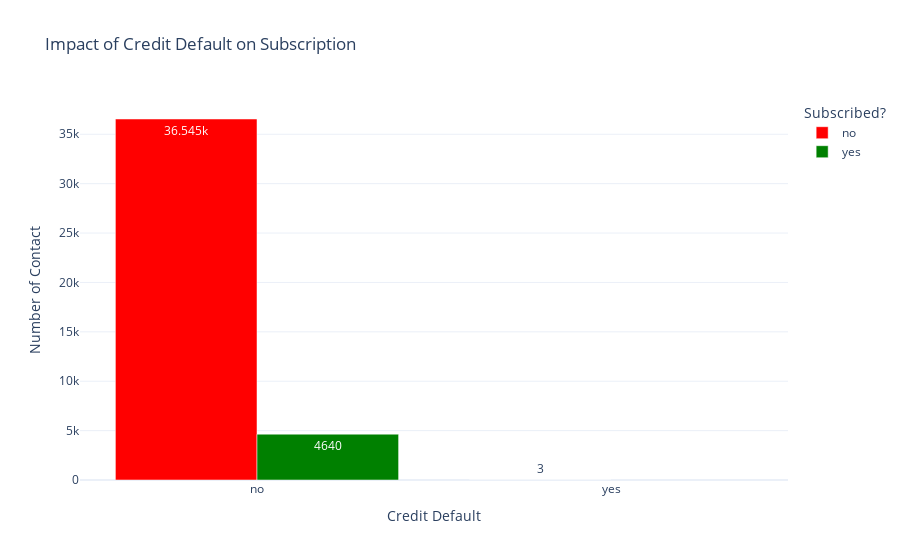
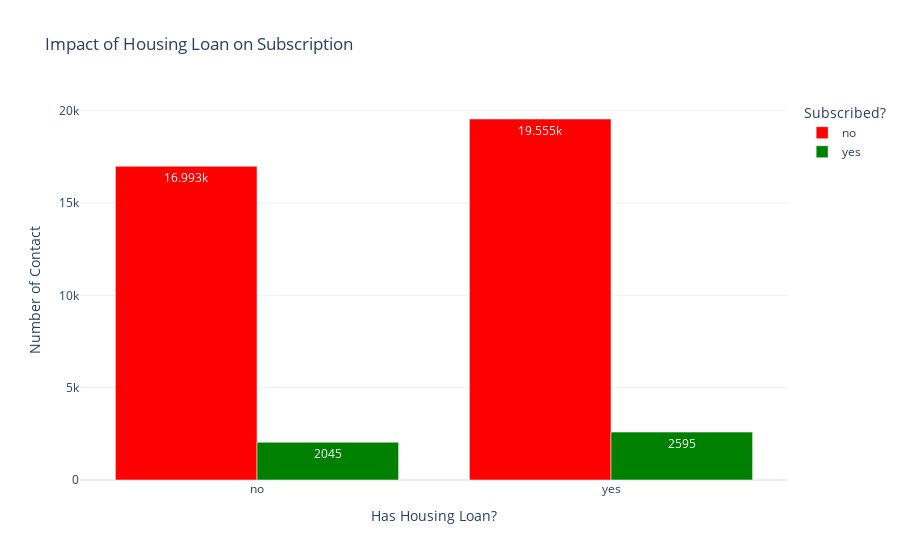
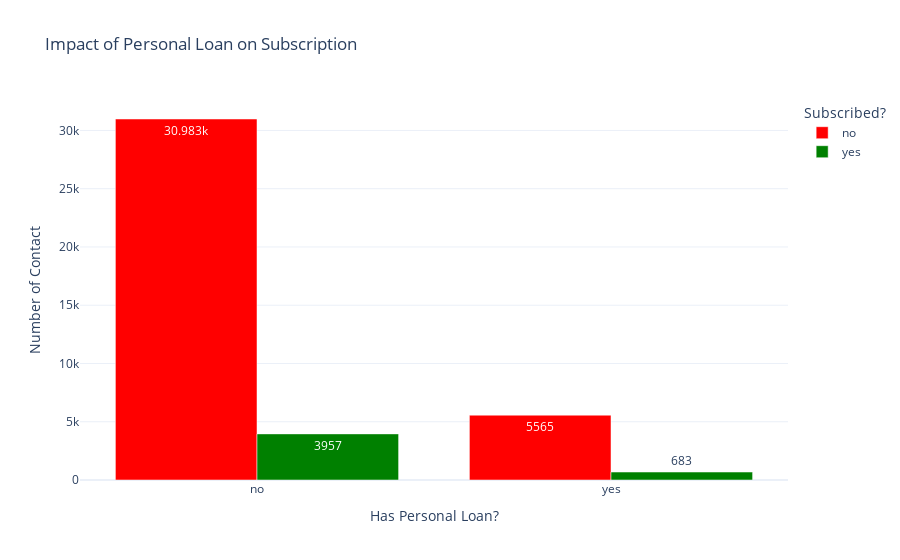

Notebook code cell kept with these figures, in order:
### Markdown cell above
### Q3. How does a client’s financial status impact their likelihood of subscribing to a term deposit?
**Analysis Process:**  
- **Variables Considered:** “default”, “housing”, and “loan” status.
- **Aggregation:** Compare counts and conversion rates for each category.
- **Visualization:** Interactive bar charts illustrate interactions between financial statuses and subscription outcomes.

### Code cell
# Convert financial status columns to string for visualization
marketing_df['default'] = marketing_df['default'].astype(str)
marketing_df['housing'] = marketing_df['housing'].astype(str)
marketing_df['loan'] = marketing_df['loan'].astype(str)
marketing_df['y'] = marketing_df['y'].astype(str)  # Target variable (Subscribed or Not)

# Create color mapping dictionary
color_map = {'no': 'red', 'yes': 'green'}

# 1. Impact of Credit Default on Subscription
fig1 = px.bar(marketing_df.groupby(["default", "y"]).size().reset_index(name="count"),
              x="default", y="count", color="y", barmode="group",
              color_discrete_map=color_map,  # Add color mapping
              title="Impact of Credit Default on Subscription",
              labels={'default': 'Credit Default', 'count': 'Number of Contact', 'y': 'Subscribed?'},
              template="plotly_white",
              text_auto=True) 

fig1.show()
#fig1.write_html("./interactive_graphs/credit_default.html")

# 2. Impact of Housing Loans on Subscription
fig2 = px.bar(marketing_df.groupby(["housing", "y"]).size().reset_index(name="count"),
              x="housing", y="count", color="y", barmode="group",
              color_discrete_map=color_map,  # Add color mapping
              title="Impact of Housing Loan on Subscription",
              labels={'housing': 'Has Housing Loan?', 'count': 'Number of Contact', 'y': 'Subscribed?'},
              template="plotly_white",
              text_auto=True) 
fig2.show()
#fig2.write_html("./interactive_graphs/housing_loan.html")

# 3. Impact of Personal Loans on Subscription
fig3 = px.bar(marketing_df.groupby(["loan", "y"]).size().reset_index(name="count"),
              x="loan", y="count", color="y", barmode="group",
              color_discrete_map=color_map,  # Add color mapping
              title="Impact of Personal Loan on Subscription",
              labels={'loan': 'Has Personal Loan?', 'count': 'Number of Contact', 'y': 'Subscribed?'},
              template="plotly_white",
              text_auto=True) 
fig3.show()
#fig3.write_html("./interactive_graphs/personal_loan.html")

### Figure 1 — Plotly figure (JSON) as saved in the notebook; plotly's stock layout.template omitted (floating-point values rounded to 4 significant figures)
{"data": [{"alignmentgroup": "True", "hovertemplate": "Subscribed?=no<br>Credit Default=%{x}<br>Number of Contact=%{y}<extra></extra>", "legendgroup": "no", "marker": {"color": "red", "pattern": {"shape": ""}}, "name": "no", "offsetgroup": "no", "orientation": "v", "showlegend": true, "textposition": "auto", "texttemplate": "%{y}", "type": "bar", "x": ["no", "yes"], "xaxis": "x", "y": [36545, 3], "yaxis": "y"}, {"alignmentgroup": "True", "hovertemplate": "Subscribed?=yes<br>Credit Default=%{x}<br>Number of Contact=%{y}<extra></extra>", "legendgroup": "yes", "marker": {"color": "green", "pattern": {"shape": ""}}, "name": "yes", "offsetgroup": "yes", "orientation": "v", "showlegend": true, "textposition": "auto", "texttemplate": "%{y}", "type": "bar", "x": ["no"], "xaxis": "x", "y": [4640], "yaxis": "y"}], "layout": {"barmode": "group", "legend": {"title": {"text": "Subscribed?"}, "tracegroupgap": 0}, "title": {"text": "Impact of Credit Default on Subscription"}, "xaxis": {"anchor": "y", "domain": [0, 1], "title": {"text": "Credit Default"}}, "yaxis": {"anchor": "x", "domain": [0, 1], "title": {"text": "Number of Contact"}}}}

### Figure 2 — Plotly figure (JSON) as saved in the notebook; plotly's stock layout.template omitted (floating-point values rounded to 4 significant figures)
{"data": [{"alignmentgroup": "True", "hovertemplate": "Subscribed?=no<br>Has Housing Loan?=%{x}<br>Number of Contact=%{y}<extra></extra>", "legendgroup": "no", "marker": {"color": "red", "pattern": {"shape": ""}}, "name": "no", "offsetgroup": "no", "orientation": "v", "showlegend": true, "textposition": "auto", "texttemplate": "%{y}", "type": "bar", "x": ["no", "yes"], "xaxis": "x", "y": [16993, 19555], "yaxis": "y"}, {"alignmentgroup": "True", "hovertemplate": "Subscribed?=yes<br>Has Housing Loan?=%{x}<br>Number of Contact=%{y}<extra></extra>", "legendgroup": "yes", "marker": {"color": "green", "pattern": {"shape": ""}}, "name": "yes", "offsetgroup": "yes", "orientation": "v", "showlegend": true, "textposition": "auto", "texttemplate": "%{y}", "type": "bar", "x": ["no", "yes"], "xaxis": "x", "y": [2045, 2595], "yaxis": "y"}], "layout": {"barmode": "group", "legend": {"title": {"text": "Subscribed?"}, "tracegroupgap": 0}, "title": {"text": "Impact of Housing Loan on Subscription"}, "xaxis": {"anchor": "y", "domain": [0, 1], "title": {"text": "Has Housing Loan?"}}, "yaxis": {"anchor": "x", "domain": [0, 1], "title": {"text": "Number of Contact"}}}}

### Figure 3 — Plotly figure (JSON) as saved in the notebook; plotly's stock layout.template omitted (floating-point values rounded to 4 significant figures)
{"data": [{"alignmentgroup": "True", "hovertemplate": "Subscribed?=no<br>Has Personal Loan?=%{x}<br>Number of Contact=%{y}<extra></extra>", "legendgroup": "no", "marker": {"color": "red", "pattern": {"shape": ""}}, "name": "no", "offsetgroup": "no", "orientation": "v", "showlegend": true, "textposition": "auto", "texttemplate": "%{y}", "type": "bar", "x": ["no", "yes"], "xaxis": "x", "y": [30983, 5565], "yaxis": "y"}, {"alignmentgroup": "True", "hovertemplate": "Subscribed?=yes<br>Has Personal Loan?=%{x}<br>Number of Contact=%{y}<extra></extra>", "legendgroup": "yes", "marker": {"color": "green", "pattern": {"shape": ""}}, "name": "yes", "offsetgroup": "yes", "orientation": "v", "showlegend": true, "textposition": "auto", "texttemplate": "%{y}", "type": "bar", "x": ["no", "yes"], "xaxis": "x", "y": [3957, 683], "yaxis": "y"}], "layout": {"barmode": "group", "legend": {"title": {"text": "Subscribed?"}, "tracegroupgap": 0}, "title": {"text": "Impact of Personal Loan on Subscription"}, "xaxis": {"anchor": "y", "domain": [0, 1], "title": {"text": "Has Personal Loan?"}}, "yaxis": {"anchor": "x", "domain": [0, 1], "title": {"text": "Number of Contact"}}}}
